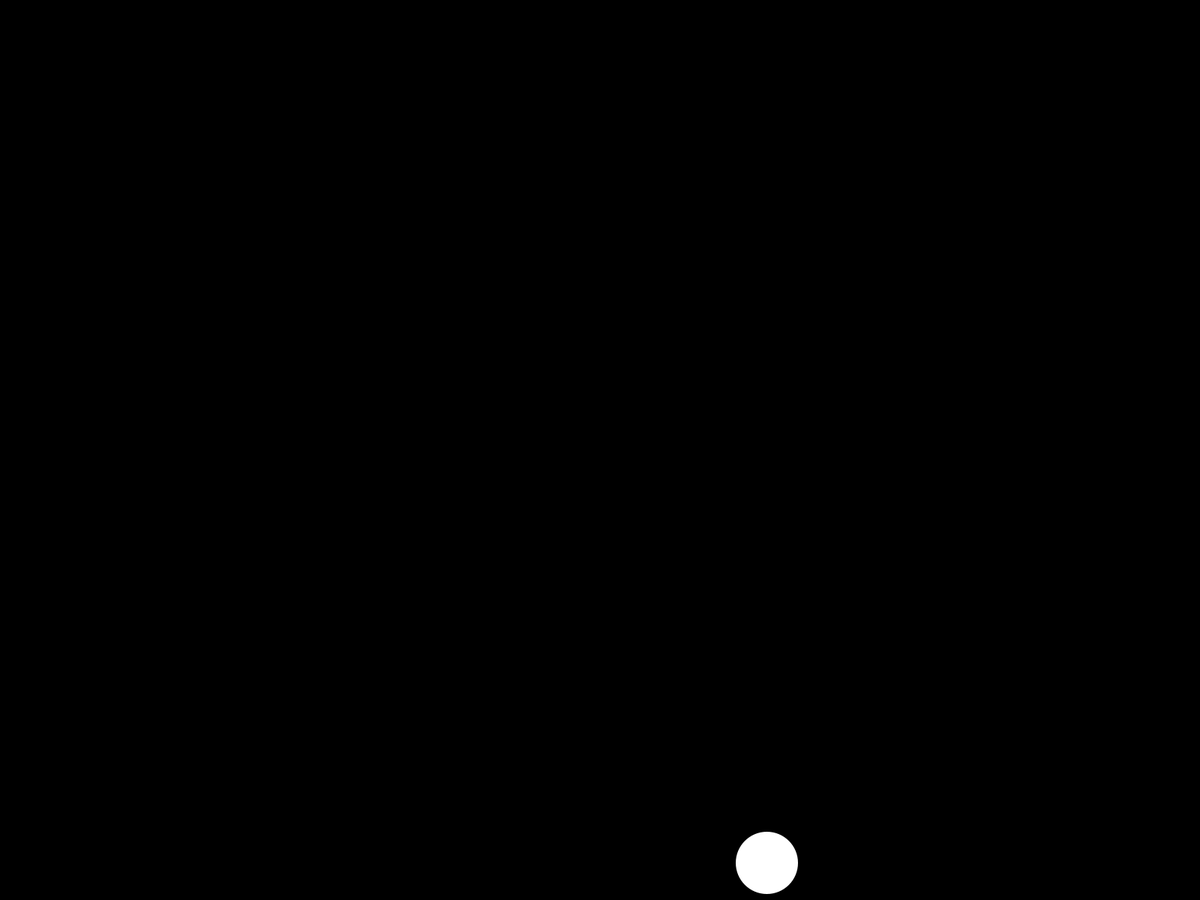
Frame 1 (no input)
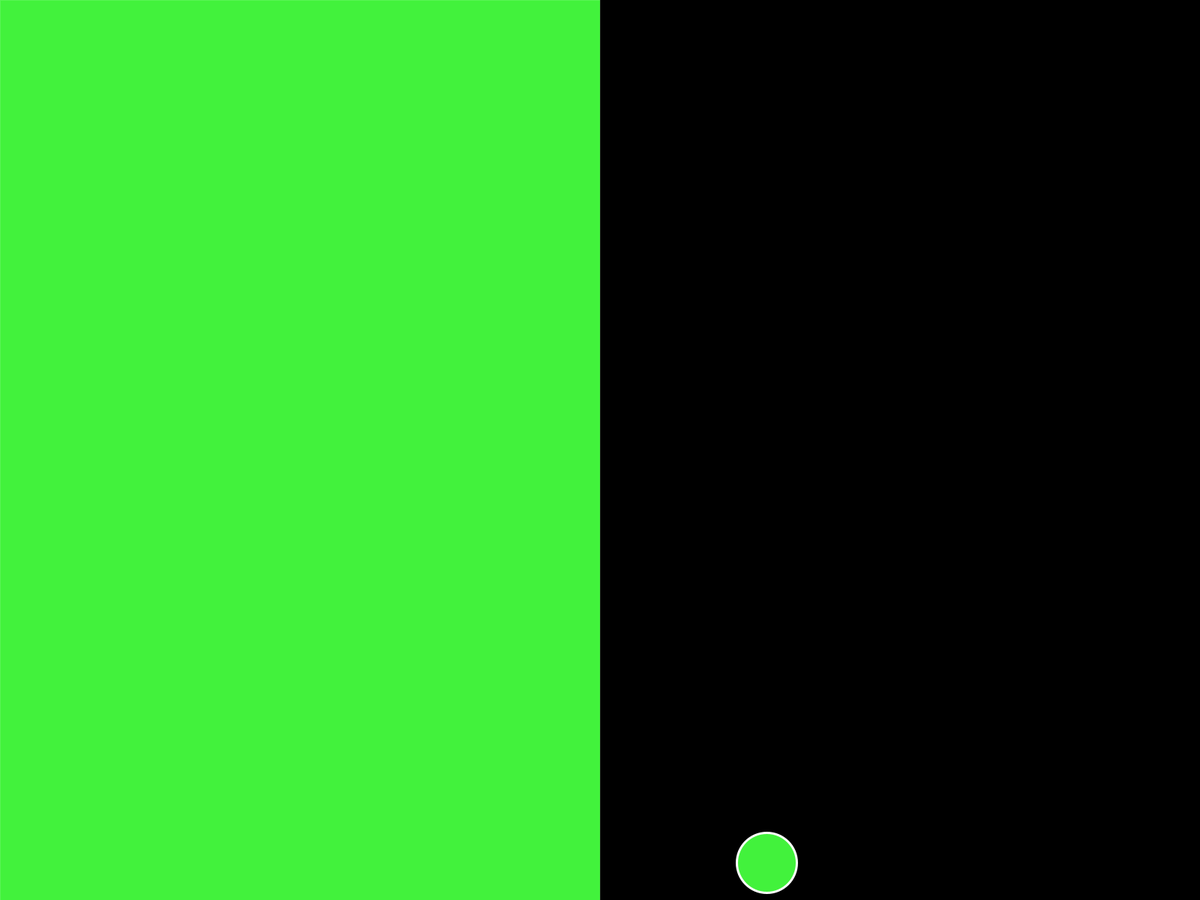
Frame 60 (the mouse pressed at the canvas centre just before this capture)
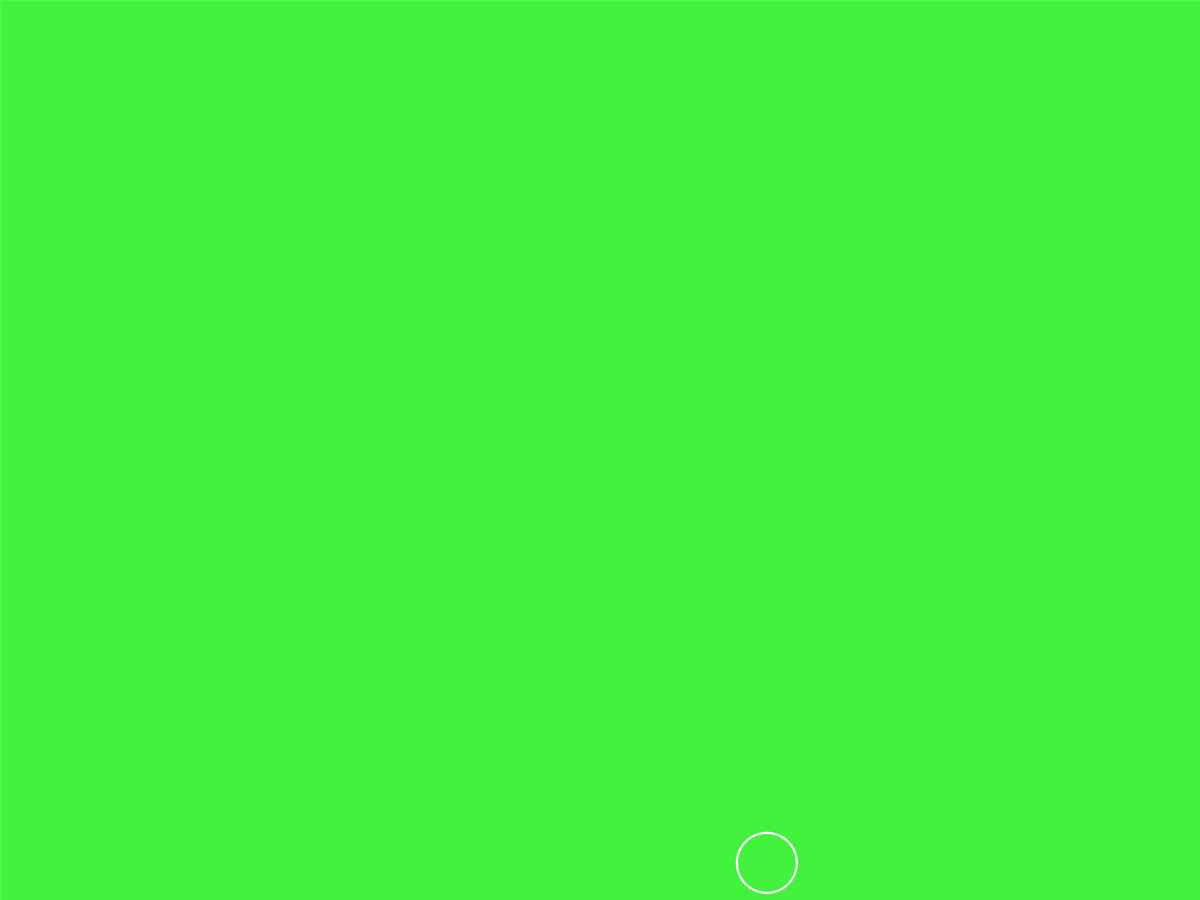
Frame 120 (the mouse held since frame 60 and released just before this capture)

The Processing sketch that drew these frames (run headless with seeded random() and noise(); from frame 60 on, the mouse is pressed at the canvas centre):

// Processing sketch: upwards_ball
// ── upwards_ball.pde
float x, y, dim;
float dy = 0;
float acc = 0;

color ballColor;
color bgColor;
color nextBallColor;
color nextBgColor;
boolean spawnBallNext = false;

int lastBeat = 0;
int beatInt = 500;
int beatNum = 0;

void setup() {
  //size(800, 800);
  fullScreen();
  dim = 80;
  x = random(dim/2, width-dim/2);
  y = height-dim/2-10;

  ballColor = randomColor();
  bgColor = color(0);
  lastBeat = millis();
}

void draw() {
  background(bgColor);
  strokeWeight(0);
  rect(0, 0, beatNum*(width/4.0), height);
  
  if (millis()-lastBeat >= beatInt) {
    fill(ballColor);
    if (beatNum == 3 && spawnBallNext) {
       ballColor = nextBallColor;
       bgColor = nextBgColor;
    }
    if (beatNum == 4 && spawnBallNext) {
      x = random(dim/2, width-dim/2);
       y = height-dim/2-10;
       spawnBallNext = false;
    }
    beatNum = beatNum%4+1;
    lastBeat = millis();
  }
  
  strokeWeight(3);
  stroke(255);
  circle(x, y, dim);
  y += dy;
  dy += acc;

  if (y < 0-dim/2) {
    dy = 0;
    acc = 0;
    nextBgColor = ballColor;
    nextBallColor = randomColor();
    spawnBallNext = true;
  }
}

color randomColor() {
  return color(random(255), random(255), random(255));
}

void keyPressed() {
  if (key == ' ' && dy == 0) {
    dy = -20;
    //acc = random(-0.5, -2);
  }
}
